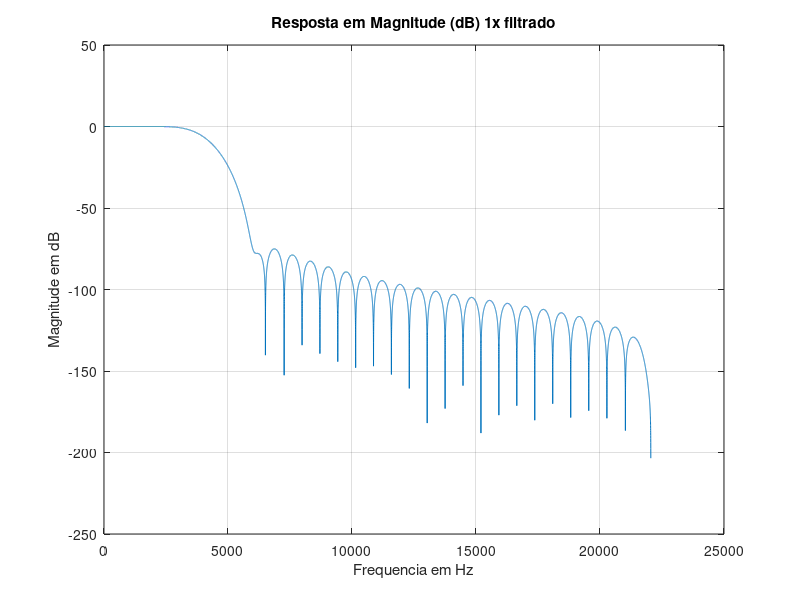
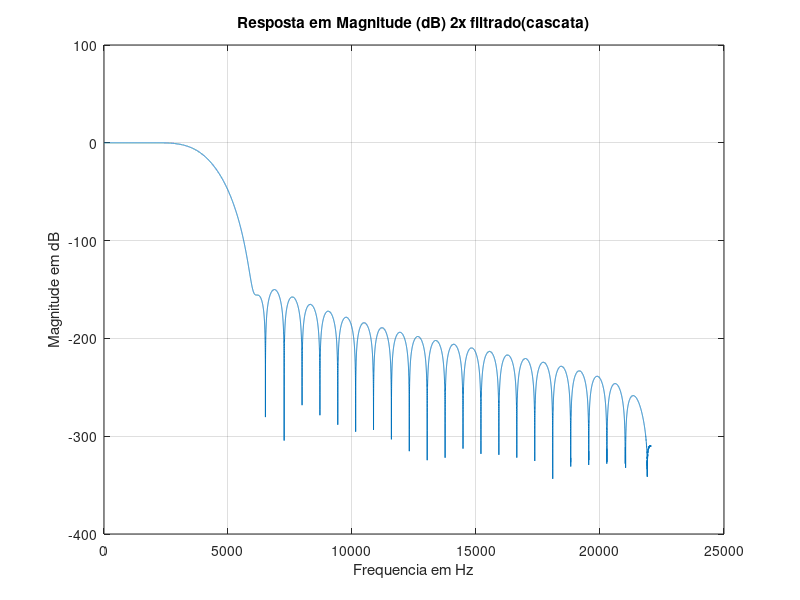

The MATLAB script that drew these images, in order:
%% Filtro passa-baixas FIR com Janela de Blackman em cascata
Fc1 = 2000;
Fc2 = 6000;
Fs = 44100;
wc1 = (Fc1/(Fs/2))*pi;
wc2 = (Fc2/(Fs/2))*pi;
wt =(wc2 - wc1);
ordem = [ceil(11*pi/wt)];
fc = (Fc1 + Fc2)/2;
fc = fc/(Fs/2);

h2 = fir1(ordem,fc,'low',blackman(ordem+1));
sinal_filtrado = conv(h2,h2);


%%  Resposta em Frequência do Filtro

a=1;
f=0:(Fs/2) - 1;
[H,w]=freqz(h2,a,f,Fs);
mag=abs(H);

figure
DB=20*log10(mag);
plot(f,DB);grid
title('Resposta em Magnitude (dB) 1x filtrado')
ylabel('Magnitude em dB')
xlabel('Frequencia em Hz')
%-------------------------------------------------------------------------

a=1;
f=0:(Fs/2) - 1;
[H,w]=freqz(sinal_filtrado,a,f,Fs);
mag=abs(H);

figure
DB=20*log10(mag);
plot(f,DB);grid
title('Resposta em Magnitude (dB) 2x filtrado(cascata)')
ylabel('Magnitude em dB')
xlabel('Frequencia em Hz')
%-------------------------------------------------------------------------
